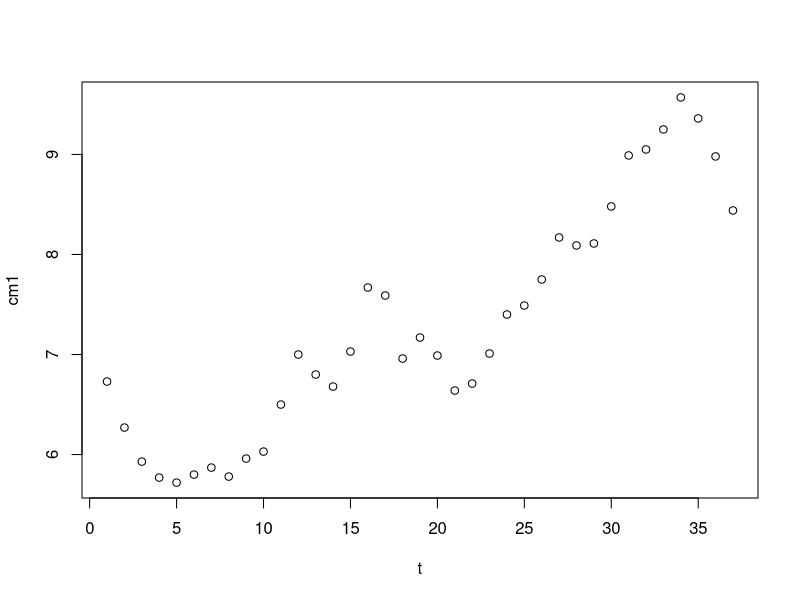
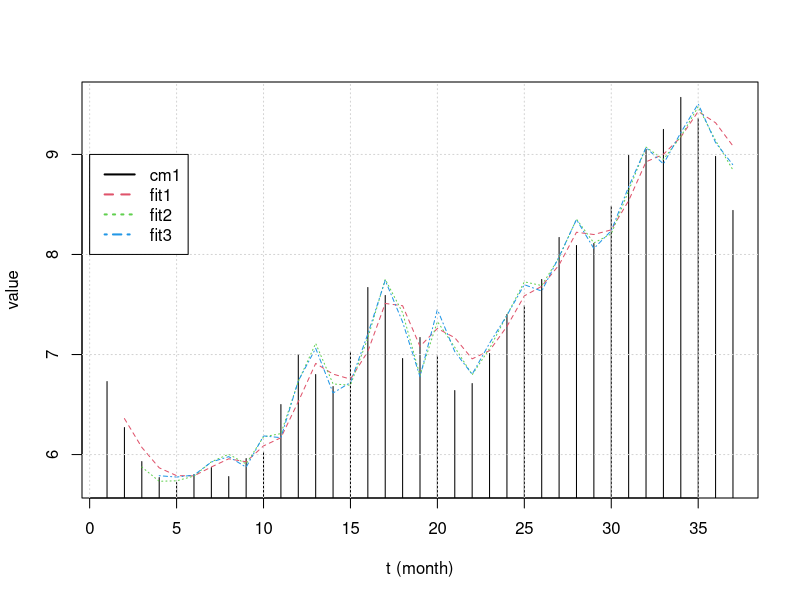
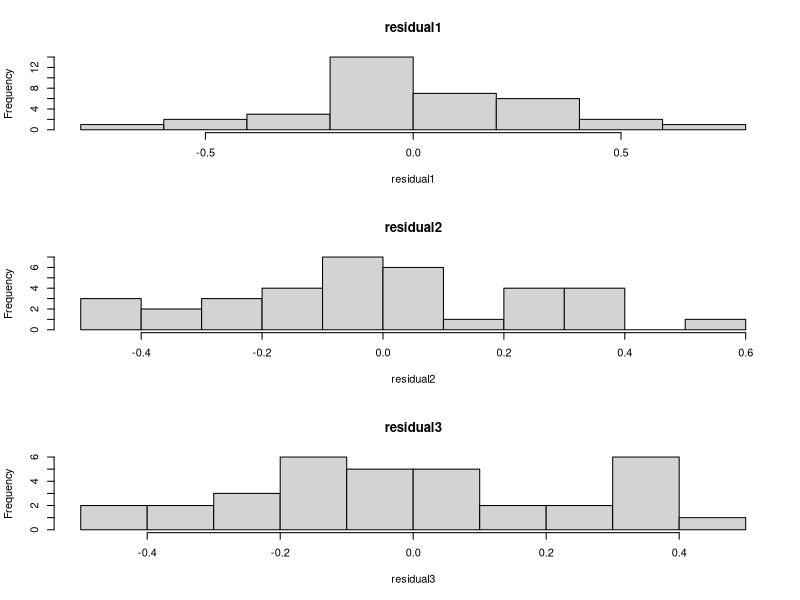
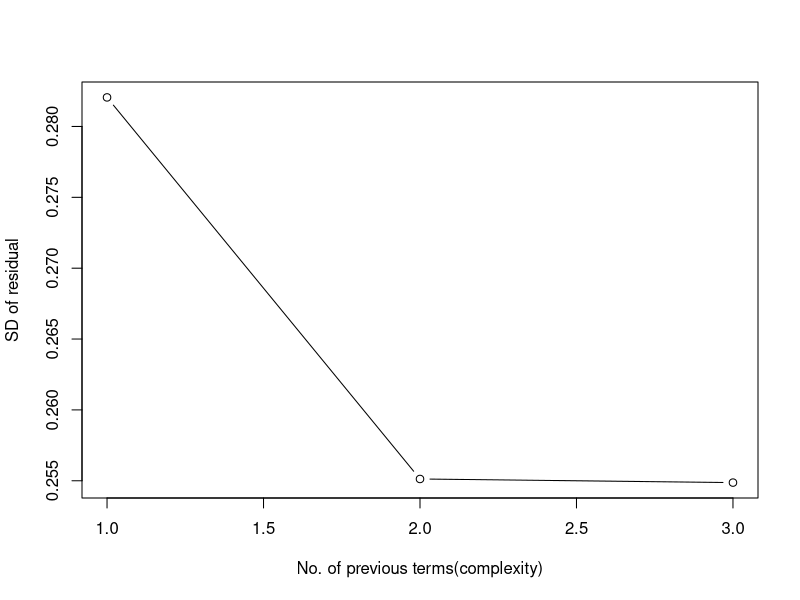
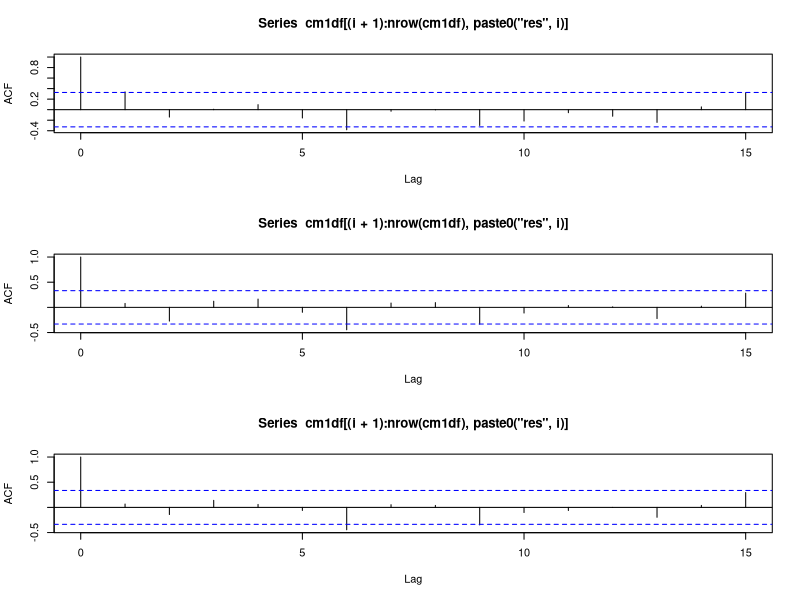
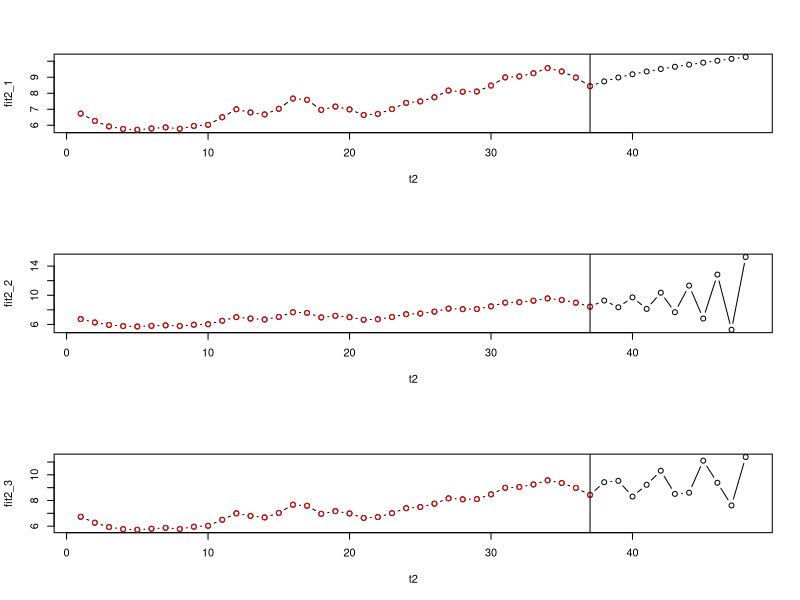
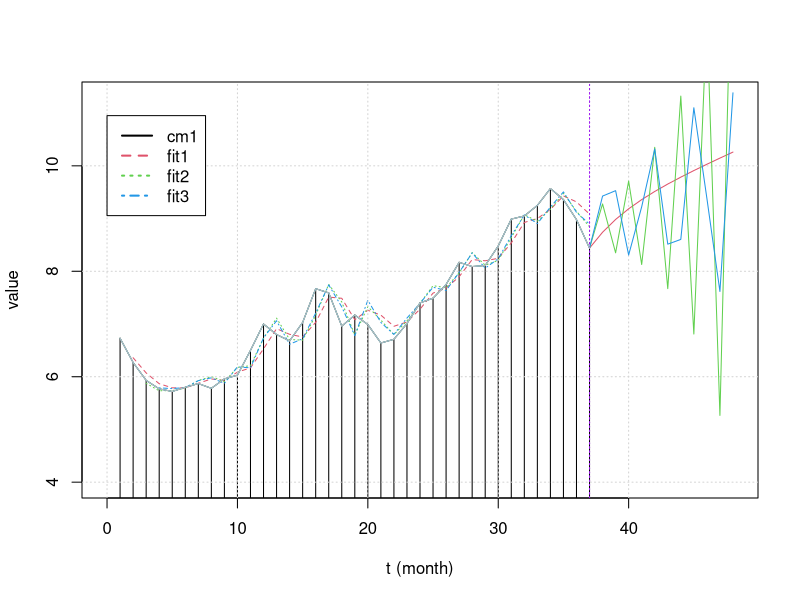

Here is the R script that generated these plots, in order:
# Example 8.6 ARM problem

#1. Read and preview
# read data (change path for your computer)
cm1=scan("cm1.txt")
n=length(cm1)
t=seq(1,n,1)
# plot data
#par(mfcol=c(2,2))
plot(t,cm1)


#2. Data manipulation
#repeat for Autoregression involving 1:3 previous terms
#(to avoid copying and pasting lag1=...,fit1...)

cm1df = data.frame(t=t,cm1=cm1)
cm1df = within(cm1df,{
  for(i in 1:3) assign(paste0('lag',i),c(rep(NA,i),cm1[1:(n-i)]))#assign lag1:lag3
  remove(i)
})
#for(i in 1:3) assign(paste0('lag',i),c(rep(NA,i),cm1[1:(n-i)]))#assign lag1:lag3

fit1 = lm(cm1~t+lag1,data=cm1df)
fit2 = lm(cm1~t+lag1+lag2,data = cm1df)
fit3 = lm(cm1~t+lag1+lag2+lag3,data = cm1df)

cm1df = within(cm1df,{
  for(i in 1:3) assign(paste0('fit',i),c(rep(NA,i),predict.lm(eval(parse(text = paste0('fit',i))))))#assign lag1:lag3
  remove(i)
})
cm1df =within(cm1df,{
  for(i in 1:3) assign(paste0('res',i),cm1 - get(paste0('fit',i)))#assign lag1:lag3
  remove(i)
})
#cm1df
head(cm1df)
layout(1)
cm1pred = c('cm1','fit1','fit2','fit3')
matplot(x=cm1df[,'t'],y=cm1df[,cm1pred],type = c('h','l','l','l'),lty = 1:4,col =1:4,
        xlab = 't (month)',ylab = 'value')
grid()
legend(0,9,legend = cm1pred,lwd=2,col = 1:4,lty = 1:4)

layout(1:3)
for(i in 1:3) hist(cm1df[,as.character(paste0('res',i))],xlab =  paste0('residual',i),main = paste0('residual',i))
layout(1)
sd_error=numeric(3)
for(i in 1:3) sd_error[i] = sd(cm1df[,as.character(paste0('res',i))],na.rm =T)
plot(c(1:3), sd_error,
     xlab = 'No. of previous terms(complexity)',ylab = 'SD of residual',type = 'b')
#plot shows how residuals get lowered at the expense of greater complexity

#uncomment the code below to avoid copying and pasting
#!!!Note that this is usually not encouraged because it is unintuitive
#(to avoid copying and pasting lag1=...,fit1...)
#for(i in 1:3){
#  indp = paste0('lag',1:i)
#  sapply(indp,paste,sep = "+")
#  assign(paste0('fit',i),lm(as.formula(paste('cm1 ~ t +',indp))))
#}
#  for(i in 1:3) print(summary(eval(parse(text = paste0('fit',i)))))


# plot autocovariance function for these residuals
#require(graphics)
layout(1:3)
for(i in 1:3) acf(cm1df[(i+1):nrow(cm1df),paste0('res',i)])
#acf(e1)


# forecast cm1 for May 1990
for(i in 1:3) {
  assign(paste0('coef',i),coef(get(paste0('fit',i))))
 print(get(paste0('coef',i)))
 }
nf=11#n of forcast
t2=seq(1,n+nf,1)
for(i in 1:3){
  #for every model
  cm1f = c(cm1,numeric(nf))
  #for(k in 1:i){
   #   #for every lag
    #  coeflag = c(coeflag,get(paste0('coef',k))[paste0('lag',k)])
    #}
  for(j in n+1:nf){
    #for every ts term
    

    #cm1flag = NULL
    #for(k in 1:i){
      #for every lag
    cm1flag= cm1f[(j-i):(j-1)]
    cm1f[j] = sum(get(paste0('coef',i))*c(1,t2[j],cm1flag))
  }
  assign(paste0('cm1f',i),cm1f)
  #fit2 = numeric(length(cm1f))
  #for(j in n+i:nf){
  #  fit2[j] = sum(get(paste0('coef',i))*c(1,t2[j],cm1f[(j-i+1):(j)]))
  #}
  assign(paste0('fit2_',i),fit2)
}
layout(1:3)
for(i in 1:3){
  plot(t2,get(paste0('cm1f',i)),ylab=paste0('fit2_',i), type ='b')
  points(t,cm1,col = 'red')
  abline(v = n)
}

layout(1)
cm1pred = c('cm1','fit1','fit2','fit3')
matplot(x=cm1df[,'t'],y=cm1df[,cm1pred],type = c('h','l','l','l'),lty = 1:4,col =1:4,
        xlab = 't (month)',ylab = 'value',
        xlim = c(0,n+nf),
        ylim = c(min(cm1) - 1.5*sd(cm1),
                 (max(cm1)+1.5*sd(cm1))))
grid()
legend(0,max(cm1)+1.2*sd(cm1),legend = cm1pred,lwd=2,col = 1:4,lty = 1:4)
for(i in 1:3){
  lines(t2,get(paste0('cm1f',i)),ylab=paste0('fit2_',i), type ='l',col = i+1)
  #points(t,cm1,col = 'red')
  abline(v = n,col = 'purple',lty = 3)
}
lines(t,cm1,col = 'grey')


for(i in 1:3) {
  print(i)
  print(get(paste0('cm1f',i)))
}

